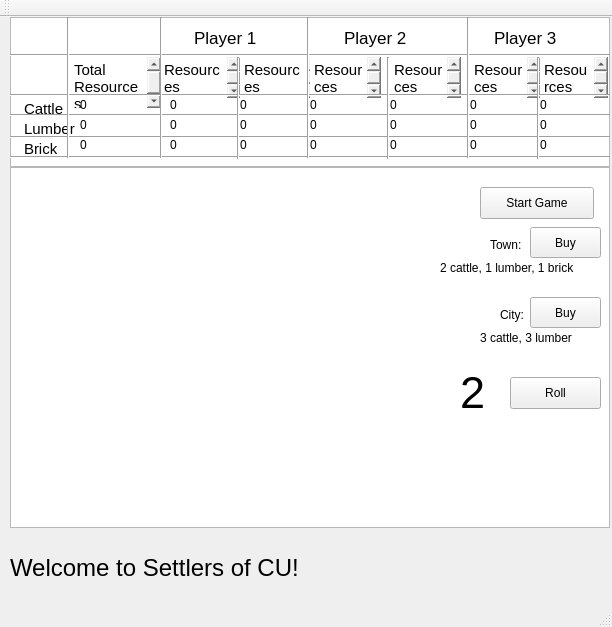
<?xml version="1.0" encoding="UTF-8"?>
<ui version="4.0">
 <class>MainWindow</class>
 <widget class="QMainWindow" name="MainWindow">
  <property name="geometry">
   <rect>
    <x>0</x>
    <y>0</y>
    <width>612</width>
    <height>627</height>
   </rect>
  </property>
  <property name="windowTitle">
   <string>MainWindow</string>
  </property>
  <widget class="QWidget" name="centralWidget">
   <widget class="QGraphicsView" name="graphicsView">
    <property name="geometry">
     <rect>
      <x>10</x>
      <y>150</y>
      <width>600</width>
      <height>361</height>
     </rect>
    </property>
   </widget>
   <widget class="QPushButton" name="buyTown">
    <property name="geometry">
     <rect>
      <x>530</x>
      <y>210</y>
      <width>71</width>
      <height>31</height>
     </rect>
    </property>
    <property name="text">
     <string>Buy</string>
    </property>
   </widget>
   <widget class="QPushButton" name="buyCity">
    <property name="geometry">
     <rect>
      <x>530</x>
      <y>280</y>
      <width>71</width>
      <height>31</height>
     </rect>
    </property>
    <property name="text">
     <string>Buy</string>
    </property>
   </widget>
   <widget class="QLabel" name="townCost">
    <property name="geometry">
     <rect>
      <x>440</x>
      <y>240</y>
      <width>161</width>
      <height>21</height>
     </rect>
    </property>
    <property name="text">
     <string>2 cattle, 1 lumber, 1 brick</string>
    </property>
   </widget>
   <widget class="QLabel" name="cityCost">
    <property name="geometry">
     <rect>
      <x>480</x>
      <y>310</y>
      <width>111</width>
      <height>21</height>
     </rect>
    </property>
    <property name="text">
     <string>3 cattle, 3 lumber</string>
    </property>
   </widget>
   <widget class="QLabel" name="town">
    <property name="geometry">
     <rect>
      <x>490</x>
      <y>220</y>
      <width>41</width>
      <height>16</height>
     </rect>
    </property>
    <property name="text">
     <string>Town:</string>
    </property>
   </widget>
   <widget class="QLabel" name="city">
    <property name="geometry">
     <rect>
      <x>500</x>
      <y>290</y>
      <width>31</width>
      <height>16</height>
     </rect>
    </property>
    <property name="text">
     <string>City:</string>
    </property>
   </widget>
   <widget class="QLabel" name="dice">
    <property name="geometry">
     <rect>
      <x>460</x>
      <y>360</y>
      <width>51</width>
      <height>31</height>
     </rect>
    </property>
    <property name="font">
     <font>
      <pointsize>34</pointsize>
     </font>
    </property>
    <property name="text">
     <string>2</string>
    </property>
   </widget>
   <widget class="QPushButton" name="diceButton">
    <property name="geometry">
     <rect>
      <x>510</x>
      <y>360</y>
      <width>91</width>
      <height>32</height>
     </rect>
    </property>
    <property name="text">
     <string>Roll</string>
    </property>
   </widget>
   <widget class="QLabel" name="prompt">
    <property name="geometry">
     <rect>
      <x>10</x>
      <y>510</y>
      <width>581</width>
      <height>81</height>
     </rect>
    </property>
    <property name="font">
     <font>
      <pointsize>18</pointsize>
     </font>
    </property>
    <property name="text">
     <string>Welcome to Settlers of CU!</string>
    </property>
   </widget>
   <widget class="QGraphicsView" name="graphicsView_2">
    <property name="geometry">
     <rect>
      <x>10</x>
      <y>0</y>
      <width>600</width>
      <height>150</height>
     </rect>
    </property>
    <property name="verticalScrollBarPolicy">
     <enum>Qt::ScrollBarAlwaysOff</enum>
    </property>
    <property name="horizontalScrollBarPolicy">
     <enum>Qt::ScrollBarAlwaysOff</enum>
    </property>
   </widget>
   <widget class="QTextBrowser" name="textBrowser">
    <property name="geometry">
     <rect>
      <x>70</x>
      <y>40</y>
      <width>91</width>
      <height>51</height>
     </rect>
    </property>
    <property name="styleSheet">
     <string notr="true">border:0</string>
    </property>
    <property name="html">
     <string>&lt;!DOCTYPE HTML PUBLIC &quot;-//W3C//DTD HTML 4.0//EN&quot; &quot;http://www.w3.org/TR/REC-html40/strict.dtd&quot;&gt;
&lt;html&gt;&lt;head&gt;&lt;meta name=&quot;qrichtext&quot; content=&quot;1&quot; /&gt;&lt;style type=&quot;text/css&quot;&gt;
p, li { white-space: pre-wrap; }
&lt;/style&gt;&lt;/head&gt;&lt;body style=&quot; font-family:'.SF NS Text'; font-size:13pt; font-weight:400; font-style:normal;&quot;&gt;
&lt;p style=&quot; margin-top:0px; margin-bottom:0px; margin-left:0px; margin-right:0px; -qt-block-indent:0; text-indent:0px;&quot;&gt;&lt;span style=&quot; font-size:11pt;&quot;&gt;Total Resources &lt;/span&gt;&lt;/p&gt;
&lt;p style=&quot; margin-top:0px; margin-bottom:0px; margin-left:0px; margin-right:0px; -qt-block-indent:0; text-indent:0px;&quot;&gt;&lt;span style=&quot; font-size:11pt;&quot;&gt;Distributed:&lt;/span&gt;&lt;/p&gt;&lt;/body&gt;&lt;/html&gt;</string>
    </property>
   </widget>
   <widget class="QTextBrowser" name="textBrowser_2">
    <property name="geometry">
     <rect>
      <x>190</x>
      <y>10</y>
      <width>91</width>
      <height>21</height>
     </rect>
    </property>
    <property name="styleSheet">
     <string notr="true">border:0</string>
    </property>
    <property name="verticalScrollBarPolicy">
     <enum>Qt::ScrollBarAlwaysOff</enum>
    </property>
    <property name="horizontalScrollBarPolicy">
     <enum>Qt::ScrollBarAlwaysOff</enum>
    </property>
    <property name="html">
     <string>&lt;!DOCTYPE HTML PUBLIC &quot;-//W3C//DTD HTML 4.0//EN&quot; &quot;http://www.w3.org/TR/REC-html40/strict.dtd&quot;&gt;
&lt;html&gt;&lt;head&gt;&lt;meta name=&quot;qrichtext&quot; content=&quot;1&quot; /&gt;&lt;style type=&quot;text/css&quot;&gt;
p, li { white-space: pre-wrap; }
&lt;/style&gt;&lt;/head&gt;&lt;body style=&quot; font-family:'.SF NS Text'; font-size:13pt; font-weight:400; font-style:normal;&quot;&gt;
&lt;p style=&quot; margin-top:0px; margin-bottom:0px; margin-left:0px; margin-right:0px; -qt-block-indent:0; text-indent:0px;&quot;&gt;Player 1 &lt;span style=&quot; color:#99ffff;&quot;&gt;(blu)&lt;/span&gt;&lt;/p&gt;&lt;/body&gt;&lt;/html&gt;</string>
    </property>
   </widget>
   <widget class="QTextBrowser" name="textBrowser_3">
    <property name="geometry">
     <rect>
      <x>20</x>
      <y>80</y>
      <width>51</width>
      <height>21</height>
     </rect>
    </property>
    <property name="styleSheet">
     <string notr="true">border:0</string>
    </property>
    <property name="verticalScrollBarPolicy">
     <enum>Qt::ScrollBarAlwaysOff</enum>
    </property>
    <property name="horizontalScrollBarPolicy">
     <enum>Qt::ScrollBarAlwaysOff</enum>
    </property>
    <property name="html">
     <string>&lt;!DOCTYPE HTML PUBLIC &quot;-//W3C//DTD HTML 4.0//EN&quot; &quot;http://www.w3.org/TR/REC-html40/strict.dtd&quot;&gt;
&lt;html&gt;&lt;head&gt;&lt;meta name=&quot;qrichtext&quot; content=&quot;1&quot; /&gt;&lt;style type=&quot;text/css&quot;&gt;
p, li { white-space: pre-wrap; }
&lt;/style&gt;&lt;/head&gt;&lt;body style=&quot; font-family:'.SF NS Text'; font-size:13pt; font-weight:400; font-style:normal;&quot;&gt;
&lt;p style=&quot; margin-top:0px; margin-bottom:0px; margin-left:0px; margin-right:0px; -qt-block-indent:0; text-indent:0px;&quot;&gt;&lt;span style=&quot; font-size:11pt;&quot;&gt;Cattle&lt;/span&gt;&lt;/p&gt;&lt;/body&gt;&lt;/html&gt;</string>
    </property>
   </widget>
   <widget class="QTextBrowser" name="textBrowser_4">
    <property name="geometry">
     <rect>
      <x>20</x>
      <y>100</y>
      <width>61</width>
      <height>21</height>
     </rect>
    </property>
    <property name="styleSheet">
     <string notr="true">border:0</string>
    </property>
    <property name="verticalScrollBarPolicy">
     <enum>Qt::ScrollBarAlwaysOff</enum>
    </property>
    <property name="horizontalScrollBarPolicy">
     <enum>Qt::ScrollBarAlwaysOff</enum>
    </property>
    <property name="html">
     <string>&lt;!DOCTYPE HTML PUBLIC &quot;-//W3C//DTD HTML 4.0//EN&quot; &quot;http://www.w3.org/TR/REC-html40/strict.dtd&quot;&gt;
&lt;html&gt;&lt;head&gt;&lt;meta name=&quot;qrichtext&quot; content=&quot;1&quot; /&gt;&lt;style type=&quot;text/css&quot;&gt;
p, li { white-space: pre-wrap; }
&lt;/style&gt;&lt;/head&gt;&lt;body style=&quot; font-family:'.SF NS Text'; font-size:13pt; font-weight:400; font-style:normal;&quot;&gt;
&lt;p style=&quot; margin-top:0px; margin-bottom:0px; margin-left:0px; margin-right:0px; -qt-block-indent:0; text-indent:0px;&quot;&gt;&lt;span style=&quot; font-size:11pt;&quot;&gt;Lumber&lt;/span&gt;&lt;/p&gt;&lt;/body&gt;&lt;/html&gt;</string>
    </property>
   </widget>
   <widget class="QTextBrowser" name="textBrowser_5">
    <property name="geometry">
     <rect>
      <x>20</x>
      <y>120</y>
      <width>51</width>
      <height>21</height>
     </rect>
    </property>
    <property name="styleSheet">
     <string notr="true">border:0</string>
    </property>
    <property name="verticalScrollBarPolicy">
     <enum>Qt::ScrollBarAlwaysOff</enum>
    </property>
    <property name="horizontalScrollBarPolicy">
     <enum>Qt::ScrollBarAlwaysOff</enum>
    </property>
    <property name="html">
     <string>&lt;!DOCTYPE HTML PUBLIC &quot;-//W3C//DTD HTML 4.0//EN&quot; &quot;http://www.w3.org/TR/REC-html40/strict.dtd&quot;&gt;
&lt;html&gt;&lt;head&gt;&lt;meta name=&quot;qrichtext&quot; content=&quot;1&quot; /&gt;&lt;style type=&quot;text/css&quot;&gt;
p, li { white-space: pre-wrap; }
&lt;/style&gt;&lt;/head&gt;&lt;body style=&quot; font-family:'.SF NS Text'; font-size:13pt; font-weight:400; font-style:normal;&quot;&gt;
&lt;p style=&quot; margin-top:0px; margin-bottom:0px; margin-left:0px; margin-right:0px; -qt-block-indent:0; text-indent:0px;&quot;&gt;&lt;span style=&quot; font-size:11pt;&quot;&gt;Brick&lt;/span&gt;&lt;/p&gt;&lt;/body&gt;&lt;/html&gt;</string>
    </property>
   </widget>
   <widget class="QTextBrowser" name="textBrowser_6">
    <property name="geometry">
     <rect>
      <x>340</x>
      <y>10</y>
      <width>91</width>
      <height>21</height>
     </rect>
    </property>
    <property name="styleSheet">
     <string notr="true">border:0</string>
    </property>
    <property name="verticalScrollBarPolicy">
     <enum>Qt::ScrollBarAlwaysOff</enum>
    </property>
    <property name="horizontalScrollBarPolicy">
     <enum>Qt::ScrollBarAlwaysOff</enum>
    </property>
    <property name="html">
     <string>&lt;!DOCTYPE HTML PUBLIC &quot;-//W3C//DTD HTML 4.0//EN&quot; &quot;http://www.w3.org/TR/REC-html40/strict.dtd&quot;&gt;
&lt;html&gt;&lt;head&gt;&lt;meta name=&quot;qrichtext&quot; content=&quot;1&quot; /&gt;&lt;style type=&quot;text/css&quot;&gt;
p, li { white-space: pre-wrap; }
&lt;/style&gt;&lt;/head&gt;&lt;body style=&quot; font-family:'.SF NS Text'; font-size:13pt; font-weight:400; font-style:normal;&quot;&gt;
&lt;p style=&quot; margin-top:0px; margin-bottom:0px; margin-left:0px; margin-right:0px; -qt-block-indent:0; text-indent:0px;&quot;&gt;Player 2 &lt;span style=&quot; color:#cccc00;&quot;&gt;(yel)&lt;/span&gt;&lt;/p&gt;&lt;/body&gt;&lt;/html&gt;</string>
    </property>
   </widget>
   <widget class="QTextBrowser" name="textBrowser_7">
    <property name="geometry">
     <rect>
      <x>490</x>
      <y>10</y>
      <width>101</width>
      <height>21</height>
     </rect>
    </property>
    <property name="styleSheet">
     <string notr="true">border:0</string>
    </property>
    <property name="verticalScrollBarPolicy">
     <enum>Qt::ScrollBarAlwaysOff</enum>
    </property>
    <property name="horizontalScrollBarPolicy">
     <enum>Qt::ScrollBarAlwaysOff</enum>
    </property>
    <property name="html">
     <string>&lt;!DOCTYPE HTML PUBLIC &quot;-//W3C//DTD HTML 4.0//EN&quot; &quot;http://www.w3.org/TR/REC-html40/strict.dtd&quot;&gt;
&lt;html&gt;&lt;head&gt;&lt;meta name=&quot;qrichtext&quot; content=&quot;1&quot; /&gt;&lt;style type=&quot;text/css&quot;&gt;
p, li { white-space: pre-wrap; }
&lt;/style&gt;&lt;/head&gt;&lt;body style=&quot; font-family:'.SF NS Text'; font-size:13pt; font-weight:400; font-style:normal;&quot;&gt;
&lt;p style=&quot; margin-top:0px; margin-bottom:0px; margin-left:0px; margin-right:0px; -qt-block-indent:0; text-indent:0px;&quot;&gt;Player 3 &lt;span style=&quot; color:#a0a0a0;&quot;&gt;(grey)&lt;/span&gt;&lt;/p&gt;&lt;/body&gt;&lt;/html&gt;</string>
    </property>
   </widget>
   <widget class="QTextBrowser" name="textBrowser_8">
    <property name="geometry">
     <rect>
      <x>160</x>
      <y>40</y>
      <width>81</width>
      <height>41</height>
     </rect>
    </property>
    <property name="styleSheet">
     <string notr="true">border:0</string>
    </property>
    <property name="html">
     <string>&lt;!DOCTYPE HTML PUBLIC &quot;-//W3C//DTD HTML 4.0//EN&quot; &quot;http://www.w3.org/TR/REC-html40/strict.dtd&quot;&gt;
&lt;html&gt;&lt;head&gt;&lt;meta name=&quot;qrichtext&quot; content=&quot;1&quot; /&gt;&lt;style type=&quot;text/css&quot;&gt;
p, li { white-space: pre-wrap; }
&lt;/style&gt;&lt;/head&gt;&lt;body style=&quot; font-family:'.SF NS Text'; font-size:13pt; font-weight:400; font-style:normal;&quot;&gt;
&lt;p style=&quot; margin-top:0px; margin-bottom:0px; margin-left:0px; margin-right:0px; -qt-block-indent:0; text-indent:0px;&quot;&gt;&lt;span style=&quot; font-size:11pt;&quot;&gt;Resources&lt;/span&gt;&lt;/p&gt;
&lt;p style=&quot; margin-top:0px; margin-bottom:0px; margin-left:0px; margin-right:0px; -qt-block-indent:0; text-indent:0px;&quot;&gt;&lt;span style=&quot; font-size:11pt;&quot;&gt;distributed&lt;/span&gt;&lt;/p&gt;&lt;/body&gt;&lt;/html&gt;</string>
    </property>
   </widget>
   <widget class="QTextBrowser" name="textBrowser_9">
    <property name="geometry">
     <rect>
      <x>240</x>
      <y>40</y>
      <width>81</width>
      <height>41</height>
     </rect>
    </property>
    <property name="styleSheet">
     <string notr="true">border:0</string>
    </property>
    <property name="html">
     <string>&lt;!DOCTYPE HTML PUBLIC &quot;-//W3C//DTD HTML 4.0//EN&quot; &quot;http://www.w3.org/TR/REC-html40/strict.dtd&quot;&gt;
&lt;html&gt;&lt;head&gt;&lt;meta name=&quot;qrichtext&quot; content=&quot;1&quot; /&gt;&lt;style type=&quot;text/css&quot;&gt;
p, li { white-space: pre-wrap; }
&lt;/style&gt;&lt;/head&gt;&lt;body style=&quot; font-family:'.SF NS Text'; font-size:13pt; font-weight:400; font-style:normal;&quot;&gt;
&lt;p style=&quot; margin-top:0px; margin-bottom:0px; margin-left:0px; margin-right:0px; -qt-block-indent:0; text-indent:0px;&quot;&gt;&lt;span style=&quot; font-size:11pt;&quot;&gt;Resources&lt;/span&gt;&lt;/p&gt;
&lt;p style=&quot; margin-top:0px; margin-bottom:0px; margin-left:0px; margin-right:0px; -qt-block-indent:0; text-indent:0px;&quot;&gt;&lt;span style=&quot; font-size:11pt;&quot;&gt;used&lt;/span&gt;&lt;/p&gt;&lt;/body&gt;&lt;/html&gt;</string>
    </property>
   </widget>
   <widget class="Line" name="line">
    <property name="geometry">
     <rect>
      <x>10</x>
      <y>30</y>
      <width>600</width>
      <height>16</height>
     </rect>
    </property>
    <property name="orientation">
     <enum>Qt::Horizontal</enum>
    </property>
   </widget>
   <widget class="QTextBrowser" name="textBrowser_10">
    <property name="geometry">
     <rect>
      <x>310</x>
      <y>40</y>
      <width>71</width>
      <height>41</height>
     </rect>
    </property>
    <property name="styleSheet">
     <string notr="true">border:0</string>
    </property>
    <property name="html">
     <string>&lt;!DOCTYPE HTML PUBLIC &quot;-//W3C//DTD HTML 4.0//EN&quot; &quot;http://www.w3.org/TR/REC-html40/strict.dtd&quot;&gt;
&lt;html&gt;&lt;head&gt;&lt;meta name=&quot;qrichtext&quot; content=&quot;1&quot; /&gt;&lt;style type=&quot;text/css&quot;&gt;
p, li { white-space: pre-wrap; }
&lt;/style&gt;&lt;/head&gt;&lt;body style=&quot; font-family:'.SF NS Text'; font-size:13pt; font-weight:400; font-style:normal;&quot;&gt;
&lt;p style=&quot; margin-top:0px; margin-bottom:0px; margin-left:0px; margin-right:0px; -qt-block-indent:0; text-indent:0px;&quot;&gt;&lt;span style=&quot; font-size:11pt;&quot;&gt;Resources&lt;/span&gt;&lt;/p&gt;
&lt;p style=&quot; margin-top:0px; margin-bottom:0px; margin-left:0px; margin-right:0px; -qt-block-indent:0; text-indent:0px;&quot;&gt;&lt;span style=&quot; font-size:11pt;&quot;&gt;distributed&lt;/span&gt;&lt;/p&gt;&lt;/body&gt;&lt;/html&gt;</string>
    </property>
   </widget>
   <widget class="QTextBrowser" name="textBrowser_11">
    <property name="geometry">
     <rect>
      <x>390</x>
      <y>40</y>
      <width>71</width>
      <height>41</height>
     </rect>
    </property>
    <property name="styleSheet">
     <string notr="true">border:0</string>
    </property>
    <property name="html">
     <string>&lt;!DOCTYPE HTML PUBLIC &quot;-//W3C//DTD HTML 4.0//EN&quot; &quot;http://www.w3.org/TR/REC-html40/strict.dtd&quot;&gt;
&lt;html&gt;&lt;head&gt;&lt;meta name=&quot;qrichtext&quot; content=&quot;1&quot; /&gt;&lt;style type=&quot;text/css&quot;&gt;
p, li { white-space: pre-wrap; }
&lt;/style&gt;&lt;/head&gt;&lt;body style=&quot; font-family:'.SF NS Text'; font-size:13pt; font-weight:400; font-style:normal;&quot;&gt;
&lt;p style=&quot; margin-top:0px; margin-bottom:0px; margin-left:0px; margin-right:0px; -qt-block-indent:0; text-indent:0px;&quot;&gt;&lt;span style=&quot; font-size:11pt;&quot;&gt;Resources&lt;/span&gt;&lt;/p&gt;
&lt;p style=&quot; margin-top:0px; margin-bottom:0px; margin-left:0px; margin-right:0px; -qt-block-indent:0; text-indent:0px;&quot;&gt;&lt;span style=&quot; font-size:11pt;&quot;&gt;used&lt;/span&gt;&lt;/p&gt;&lt;/body&gt;&lt;/html&gt;</string>
    </property>
   </widget>
   <widget class="QTextBrowser" name="textBrowser_12">
    <property name="geometry">
     <rect>
      <x>470</x>
      <y>40</y>
      <width>71</width>
      <height>41</height>
     </rect>
    </property>
    <property name="styleSheet">
     <string notr="true">border:0</string>
    </property>
    <property name="html">
     <string>&lt;!DOCTYPE HTML PUBLIC &quot;-//W3C//DTD HTML 4.0//EN&quot; &quot;http://www.w3.org/TR/REC-html40/strict.dtd&quot;&gt;
&lt;html&gt;&lt;head&gt;&lt;meta name=&quot;qrichtext&quot; content=&quot;1&quot; /&gt;&lt;style type=&quot;text/css&quot;&gt;
p, li { white-space: pre-wrap; }
&lt;/style&gt;&lt;/head&gt;&lt;body style=&quot; font-family:'.SF NS Text'; font-size:13pt; font-weight:400; font-style:normal;&quot;&gt;
&lt;p style=&quot; margin-top:0px; margin-bottom:0px; margin-left:0px; margin-right:0px; -qt-block-indent:0; text-indent:0px;&quot;&gt;&lt;span style=&quot; font-size:11pt;&quot;&gt;Resources&lt;/span&gt;&lt;/p&gt;
&lt;p style=&quot; margin-top:0px; margin-bottom:0px; margin-left:0px; margin-right:0px; -qt-block-indent:0; text-indent:0px;&quot;&gt;&lt;span style=&quot; font-size:11pt;&quot;&gt;distributed&lt;/span&gt;&lt;/p&gt;&lt;/body&gt;&lt;/html&gt;</string>
    </property>
   </widget>
   <widget class="QTextBrowser" name="textBrowser_13">
    <property name="geometry">
     <rect>
      <x>540</x>
      <y>40</y>
      <width>68</width>
      <height>41</height>
     </rect>
    </property>
    <property name="styleSheet">
     <string notr="true">border:0</string>
    </property>
    <property name="html">
     <string>&lt;!DOCTYPE HTML PUBLIC &quot;-//W3C//DTD HTML 4.0//EN&quot; &quot;http://www.w3.org/TR/REC-html40/strict.dtd&quot;&gt;
&lt;html&gt;&lt;head&gt;&lt;meta name=&quot;qrichtext&quot; content=&quot;1&quot; /&gt;&lt;style type=&quot;text/css&quot;&gt;
p, li { white-space: pre-wrap; }
&lt;/style&gt;&lt;/head&gt;&lt;body style=&quot; font-family:'.SF NS Text'; font-size:13pt; font-weight:400; font-style:normal;&quot;&gt;
&lt;p style=&quot; margin-top:0px; margin-bottom:0px; margin-left:0px; margin-right:0px; -qt-block-indent:0; text-indent:0px;&quot;&gt;&lt;span style=&quot; font-size:11pt;&quot;&gt;Resources&lt;/span&gt;&lt;/p&gt;
&lt;p style=&quot; margin-top:0px; margin-bottom:0px; margin-left:0px; margin-right:0px; -qt-block-indent:0; text-indent:0px;&quot;&gt;&lt;span style=&quot; font-size:11pt;&quot;&gt;used&lt;/span&gt;&lt;/p&gt;&lt;/body&gt;&lt;/html&gt;</string>
    </property>
   </widget>
   <widget class="Line" name="line_2">
    <property name="geometry">
     <rect>
      <x>10</x>
      <y>70</y>
      <width>600</width>
      <height>16</height>
     </rect>
    </property>
    <property name="orientation">
     <enum>Qt::Horizontal</enum>
    </property>
   </widget>
   <widget class="Line" name="line_3">
    <property name="geometry">
     <rect>
      <x>10</x>
      <y>90</y>
      <width>600</width>
      <height>16</height>
     </rect>
    </property>
    <property name="orientation">
     <enum>Qt::Horizontal</enum>
    </property>
   </widget>
   <widget class="Line" name="line_4">
    <property name="geometry">
     <rect>
      <x>10</x>
      <y>110</y>
      <width>600</width>
      <height>20</height>
     </rect>
    </property>
    <property name="orientation">
     <enum>Qt::Horizontal</enum>
    </property>
   </widget>
   <widget class="Line" name="line_5">
    <property name="geometry">
     <rect>
      <x>10</x>
      <y>130</y>
      <width>600</width>
      <height>21</height>
     </rect>
    </property>
    <property name="orientation">
     <enum>Qt::Horizontal</enum>
    </property>
   </widget>
   <widget class="Line" name="line_6">
    <property name="geometry">
     <rect>
      <x>60</x>
      <y>0</y>
      <width>16</width>
      <height>141</height>
     </rect>
    </property>
    <property name="orientation">
     <enum>Qt::Vertical</enum>
    </property>
   </widget>
   <widget class="Line" name="line_7">
    <property name="geometry">
     <rect>
      <x>153</x>
      <y>0</y>
      <width>16</width>
      <height>141</height>
     </rect>
    </property>
    <property name="orientation">
     <enum>Qt::Vertical</enum>
    </property>
   </widget>
   <widget class="Line" name="line_8">
    <property name="geometry">
     <rect>
      <x>300</x>
      <y>0</y>
      <width>16</width>
      <height>141</height>
     </rect>
    </property>
    <property name="orientation">
     <enum>Qt::Vertical</enum>
    </property>
   </widget>
   <widget class="Line" name="line_9">
    <property name="geometry">
     <rect>
      <x>460</x>
      <y>0</y>
      <width>16</width>
      <height>141</height>
     </rect>
    </property>
    <property name="orientation">
     <enum>Qt::Vertical</enum>
    </property>
   </widget>
   <widget class="Line" name="line_10">
    <property name="geometry">
     <rect>
      <x>230</x>
      <y>40</y>
      <width>16</width>
      <height>102</height>
     </rect>
    </property>
    <property name="orientation">
     <enum>Qt::Vertical</enum>
    </property>
   </widget>
   <widget class="Line" name="line_11">
    <property name="geometry">
     <rect>
      <x>380</x>
      <y>40</y>
      <width>16</width>
      <height>102</height>
     </rect>
    </property>
    <property name="orientation">
     <enum>Qt::Vertical</enum>
    </property>
   </widget>
   <widget class="Line" name="line_12">
    <property name="geometry">
     <rect>
      <x>530</x>
      <y>40</y>
      <width>16</width>
      <height>102</height>
     </rect>
    </property>
    <property name="orientation">
     <enum>Qt::Vertical</enum>
    </property>
   </widget>
   <widget class="QLabel" name="cattleLabel">
    <property name="geometry">
     <rect>
      <x>80</x>
      <y>80</y>
      <width>60</width>
      <height>16</height>
     </rect>
    </property>
    <property name="text">
     <string>0</string>
    </property>
   </widget>
   <widget class="QLabel" name="lumberLabel">
    <property name="geometry">
     <rect>
      <x>80</x>
      <y>100</y>
      <width>60</width>
      <height>16</height>
     </rect>
    </property>
    <property name="text">
     <string>0</string>
    </property>
   </widget>
   <widget class="QLabel" name="brickLabel">
    <property name="geometry">
     <rect>
      <x>80</x>
      <y>120</y>
      <width>60</width>
      <height>16</height>
     </rect>
    </property>
    <property name="text">
     <string>0</string>
    </property>
   </widget>
   <widget class="QLabel" name="p1Cattle">
    <property name="geometry">
     <rect>
      <x>170</x>
      <y>80</y>
      <width>60</width>
      <height>16</height>
     </rect>
    </property>
    <property name="text">
     <string>0</string>
    </property>
   </widget>
   <widget class="QLabel" name="p1Lumber">
    <property name="geometry">
     <rect>
      <x>170</x>
      <y>100</y>
      <width>60</width>
      <height>16</height>
     </rect>
    </property>
    <property name="text">
     <string>0</string>
    </property>
   </widget>
   <widget class="QLabel" name="p1Brick">
    <property name="geometry">
     <rect>
      <x>170</x>
      <y>120</y>
      <width>60</width>
      <height>16</height>
     </rect>
    </property>
    <property name="text">
     <string>0</string>
    </property>
   </widget>
   <widget class="QLabel" name="p1CattleUsed">
    <property name="geometry">
     <rect>
      <x>240</x>
      <y>80</y>
      <width>60</width>
      <height>16</height>
     </rect>
    </property>
    <property name="text">
     <string>0</string>
    </property>
   </widget>
   <widget class="QLabel" name="p1LumberUsed">
    <property name="geometry">
     <rect>
      <x>240</x>
      <y>100</y>
      <width>60</width>
      <height>16</height>
     </rect>
    </property>
    <property name="text">
     <string>0</string>
    </property>
   </widget>
   <widget class="QLabel" name="p1BrickUsed">
    <property name="geometry">
     <rect>
      <x>240</x>
      <y>120</y>
      <width>60</width>
      <height>16</height>
     </rect>
    </property>
    <property name="text">
     <string>0</string>
    </property>
   </widget>
   <widget class="QLabel" name="p2Cattle">
    <property name="geometry">
     <rect>
      <x>310</x>
      <y>80</y>
      <width>60</width>
      <height>16</height>
     </rect>
    </property>
    <property name="text">
     <string>0</string>
    </property>
   </widget>
   <widget class="QLabel" name="p2Lumber">
    <property name="geometry">
     <rect>
      <x>310</x>
      <y>100</y>
      <width>60</width>
      <height>16</height>
     </rect>
    </property>
    <property name="text">
     <string>0</string>
    </property>
   </widget>
   <widget class="QLabel" name="p2Brick">
    <property name="geometry">
     <rect>
      <x>310</x>
      <y>120</y>
      <width>60</width>
      <height>16</height>
     </rect>
    </property>
    <property name="text">
     <string>0</string>
    </property>
   </widget>
   <widget class="QLabel" name="p2CattleUsed">
    <property name="geometry">
     <rect>
      <x>390</x>
      <y>80</y>
      <width>60</width>
      <height>16</height>
     </rect>
    </property>
    <property name="text">
     <string>0</string>
    </property>
   </widget>
   <widget class="QLabel" name="p2LumberUsed">
    <property name="geometry">
     <rect>
      <x>390</x>
      <y>100</y>
      <width>60</width>
      <height>16</height>
     </rect>
    </property>
    <property name="text">
     <string>0</string>
    </property>
   </widget>
   <widget class="QLabel" name="p2BrickUsed">
    <property name="geometry">
     <rect>
      <x>390</x>
      <y>120</y>
      <width>60</width>
      <height>16</height>
     </rect>
    </property>
    <property name="text">
     <string>0</string>
    </property>
   </widget>
   <widget class="QLabel" name="p3Cattle">
    <property name="geometry">
     <rect>
      <x>470</x>
      <y>80</y>
      <width>60</width>
      <height>16</height>
     </rect>
    </property>
    <property name="text">
     <string>0</string>
    </property>
   </widget>
   <widget class="QLabel" name="p3Lumber">
    <property name="geometry">
     <rect>
      <x>470</x>
      <y>100</y>
      <width>60</width>
      <height>16</height>
     </rect>
    </property>
    <property name="text">
     <string>0</string>
    </property>
   </widget>
   <widget class="QLabel" name="p3Brick">
    <property name="geometry">
     <rect>
      <x>470</x>
      <y>120</y>
      <width>60</width>
      <height>16</height>
     </rect>
    </property>
    <property name="text">
     <string>0</string>
    </property>
   </widget>
   <widget class="QLabel" name="p3CattleUsed">
    <property name="geometry">
     <rect>
      <x>540</x>
      <y>80</y>
      <width>60</width>
      <height>16</height>
     </rect>
    </property>
    <property name="text">
     <string>0</string>
    </property>
   </widget>
   <widget class="QLabel" name="p3LumberUsed">
    <property name="geometry">
     <rect>
      <x>540</x>
      <y>100</y>
      <width>60</width>
      <height>16</height>
     </rect>
    </property>
    <property name="text">
     <string>0</string>
    </property>
   </widget>
   <widget class="QLabel" name="p3BrickUsed">
    <property name="geometry">
     <rect>
      <x>540</x>
      <y>120</y>
      <width>60</width>
      <height>16</height>
     </rect>
    </property>
    <property name="text">
     <string>0</string>
    </property>
   </widget>
   <widget class="QPushButton" name="finishTurnButton">
    <property name="geometry">
     <rect>
      <x>480</x>
      <y>170</y>
      <width>114</width>
      <height>32</height>
     </rect>
    </property>
    <property name="text">
     <string>Start Game</string>
    </property>
   </widget>
  </widget>
  <widget class="QToolBar" name="mainToolBar">
   <attribute name="toolBarArea">
    <enum>TopToolBarArea</enum>
   </attribute>
   <attribute name="toolBarBreak">
    <bool>false</bool>
   </attribute>
  </widget>
  <widget class="QStatusBar" name="statusBar"/>
 </widget>
 <layoutdefault spacing="6" margin="11"/>
 <resources/>
 <connections/>
</ui>
